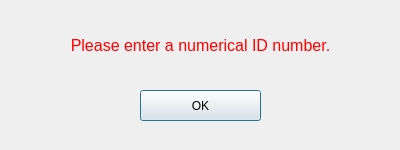
<?xml version="1.0" encoding="UTF-8"?>
<ui version="4.0">
 <class>Dialog</class>
 <widget class="QDialog" name="Dialog">
  <property name="enabled">
   <bool>true</bool>
  </property>
  <property name="geometry">
   <rect>
    <x>0</x>
    <y>0</y>
    <width>400</width>
    <height>150</height>
   </rect>
  </property>
  <property name="minimumSize">
   <size>
    <width>400</width>
    <height>150</height>
   </size>
  </property>
  <property name="maximumSize">
   <size>
    <width>400</width>
    <height>150</height>
   </size>
  </property>
  <property name="mouseTracking">
   <bool>true</bool>
  </property>
  <property name="windowTitle">
   <string>An error has occured</string>
  </property>
  <property name="windowOpacity">
   <double>1.000000000000000</double>
  </property>
  <property name="sizeGripEnabled">
   <bool>false</bool>
  </property>
  <widget class="QPushButton" name="close_error">
   <property name="geometry">
    <rect>
     <x>140</x>
     <y>90</y>
     <width>121</width>
     <height>31</height>
    </rect>
   </property>
   <property name="maximumSize">
    <size>
     <width>400</width>
     <height>150</height>
    </size>
   </property>
   <property name="text">
    <string>OK</string>
   </property>
  </widget>
  <widget class="QLabel" name="label">
   <property name="geometry">
    <rect>
     <x>0</x>
     <y>20</y>
     <width>401</width>
     <height>51</height>
    </rect>
   </property>
   <property name="font">
    <font>
     <pointsize>12</pointsize>
    </font>
   </property>
   <property name="styleSheet">
    <string notr="true">color: rgb(255, 0, 0)</string>
   </property>
   <property name="text">
    <string>Please enter a numerical ID number.</string>
   </property>
   <property name="alignment">
    <set>Qt::AlignCenter</set>
   </property>
  </widget>
 </widget>
 <resources>
  <include location="resources.qrc"/>
 </resources>
 <connections/>
</ui>
